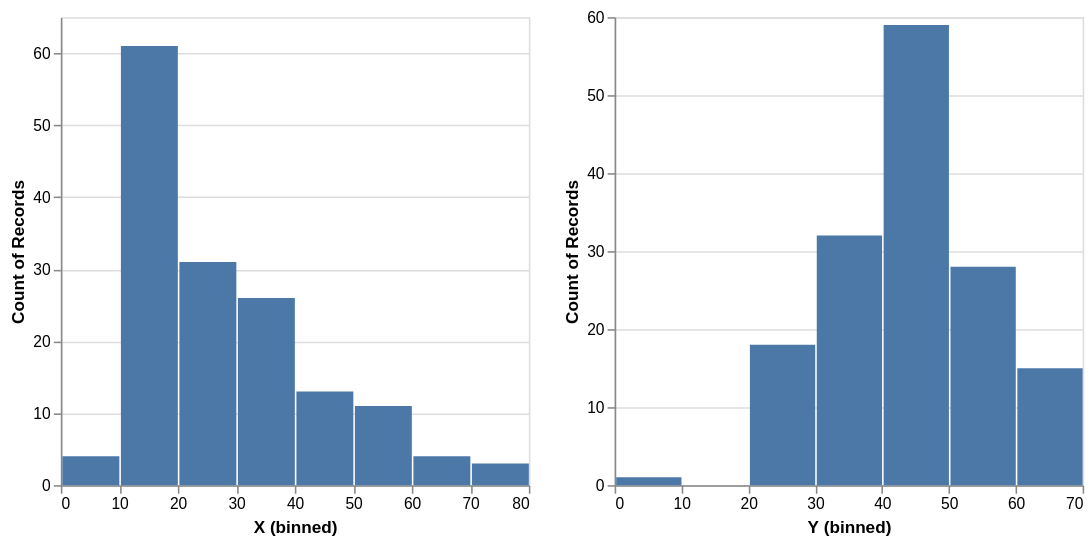

This figure's notebook cell:
### Markdown cell above
Can you show me a distribution of X and Y showing the potential outliers?

### Code cell
chart1 = alt.Chart(round2).mark_bar().encode(
    alt.X("X:Q", bin=True),
    y='count()',
)

chart2 = alt.Chart(round2).mark_bar().encode(
    alt.X("Y:Q", bin=True),
    y='count()',
)

chart1 | chart2

### Figure 1 — Vega-Lite specification as saved in the notebook (floating-point values rounded to 4 significant figures; data arrays with more than 128 entries replaced by an {"elided": "..."} marker saying what was removed)
{"config": {"view": {"continuousWidth": 300, "continuousHeight": 300}}, "hconcat": [{"mark": {"type": "bar"}, "encoding": {"x": {"bin": true, "field": "X", "type": "quantitative"}, "y": {"aggregate": "count", "type": "quantitative"}}}, {"mark": {"type": "bar"}, "encoding": {"x": {"bin": true, "field": "Y", "type": "quantitative"}, "y": {"aggregate": "count", "type": "quantitative"}}}], "data": {"name": "data-4e9b7676cd1c67fedcf4cd274a5571fd"}, "$schema": "https://vega.github.io/schema/vega-lite/v5.20.1.json", "datasets": {"data-4e9b7676cd1c67fedcf4cd274a5571fd": {"elided": "153 records"}}}
